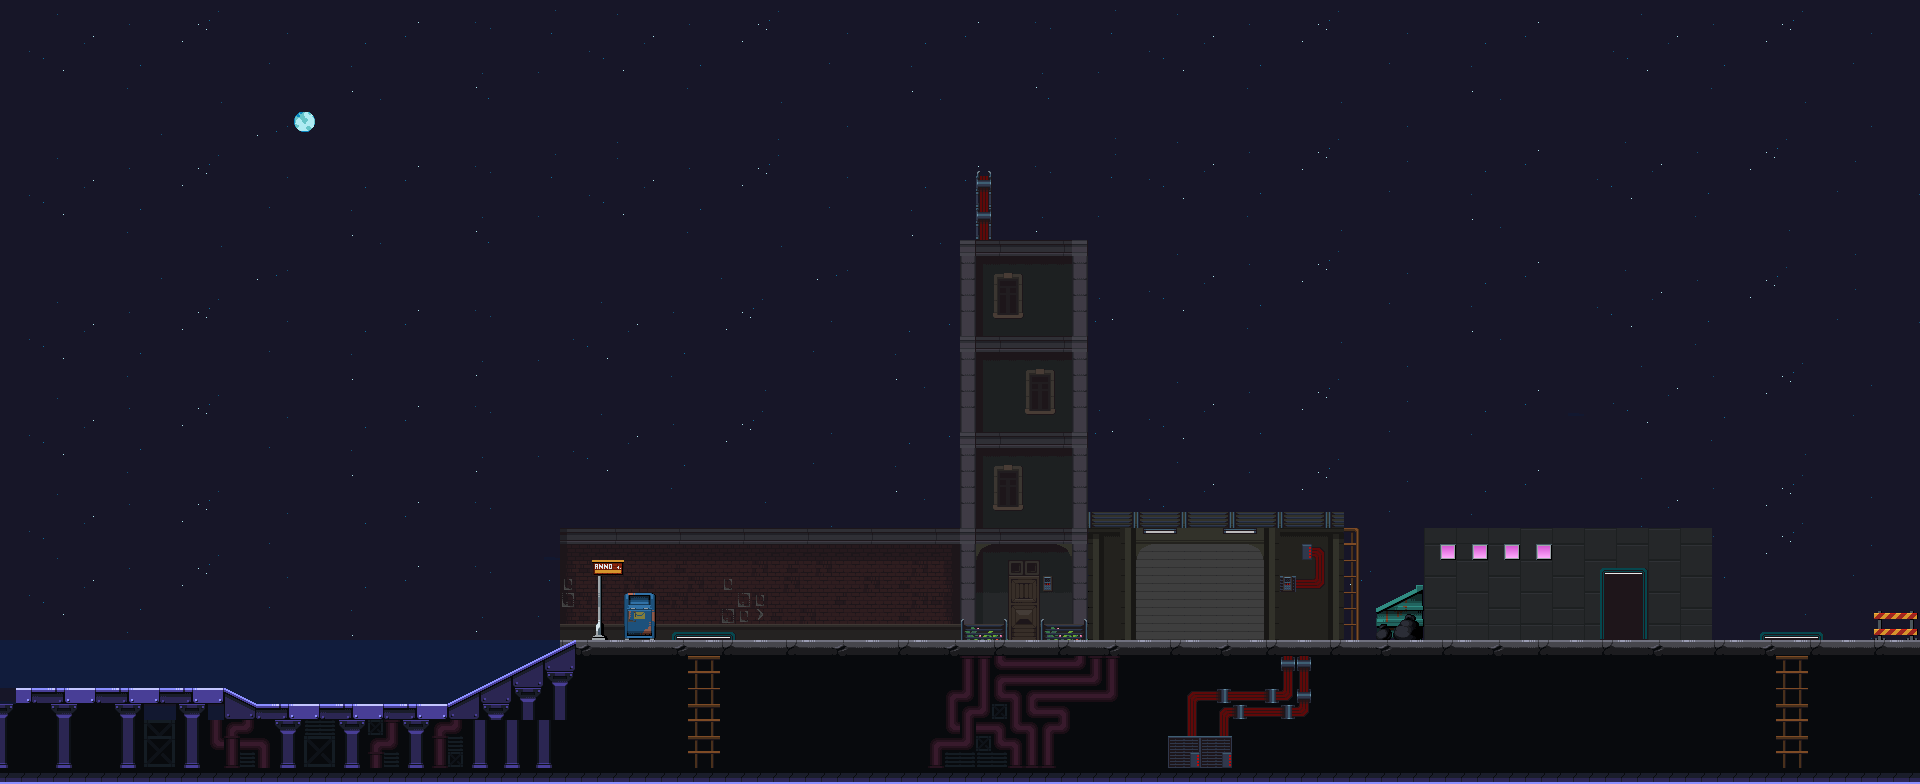

The image is a tile-based game level rendered from a .tmx file. Its description and source (layers, tilesets, objects; grid data summarised) follow:
An orthogonal 120x49 tile map with 16x16 px tiles, 29 tile layers (Sky, Clouds, Water, Sewer, ...), 6 tilesets and 8 objects.

<map version="1.10" tiledversion="1.11.2" orientation="orthogonal" renderorder="right-down" width="120" height="49" tilewidth="16" tileheight="16" infinite="0" nextlayerid="48" nextobjectid="19">
 <tileset firstgid="1" name="Buildings" tilewidth="16" tileheight="16" tilecount="375" columns="25">
  <image source="sprites/Buildings.png" width="400" height="240" />
 </tileset>
 <tileset firstgid="376" name="Props-01" tilewidth="16" tileheight="16" tilecount="112" columns="8">
  <image source="sprites/Props-01.png" width="128" height="224" />
 </tileset>
 <tileset firstgid="488" name="Tiles" tilewidth="16" tileheight="16" tilecount="54" columns="6">
  <image source="sprites/Tiles.png" width="96" height="144" />
 </tileset>
 <tileset firstgid="542" name="Night sky" tilewidth="16" tileheight="16" tilecount="720" columns="36">
  <image source="sprites/Sky.png" width="576" height="324" />
 </tileset>
 <tileset firstgid="1262" name="Moon" tilewidth="16" tileheight="16" tilecount="720" columns="36">
  <image source="sprites/Moon.png" width="576" height="324" />
 </tileset>
 <tileset firstgid="1982" name="Flowers" tilewidth="16" tileheight="16" tilecount="3" columns="3">
  <image source="sprites/Flower Bush.png" width="54" height="29" />
 </tileset>
 <group id="23" name="Background sky">
  <layer id="9" name="Sky" width="120" height="49">
   <data>[5880 cells, 5094 non-empty, 396 distinct tile ids]</data>
  </layer>
  <layer id="10" name="Clouds" width="120" height="49">
   <data>[5880 cells, 4 non-empty, 4 distinct tile ids]</data>
  </layer>
 </group>
 <layer id="27" name="Water" width="120" height="49">
  <data>[5880 cells, 124 non-empty, 4 distinct tile ids]</data>
 </layer>
 <group id="24" name="Sewer">
  <layer id="1" name="Sewer" width="120" height="49">
   <data>[5880 cells, 677 non-empty, 8 distinct tile ids]</data>
  </layer>
  <layer id="39" name="Sewer ground - Platform" width="120" height="49">
   <data>[5880 cells, 120 non-empty, 1 distinct tile ids]</data>
  </layer>
  <layer id="4" name="Sewer overlay 1" width="120" height="49">
   <data>[5880 cells, 97 non-empty, 17 distinct tile ids]</data>
  </layer>
  <layer id="16" name="Power Supply - Interactive" width="120" height="49">
   <data>[5880 cells, 29 non-empty, 11 distinct tile ids]</data>
  </layer>
  <layer id="43" name="Power Supply - Working" width="120" height="49">
   <data>[5880 cells, 2 non-empty, 1 distinct tile ids]</data>
  </layer>
  <layer id="44" name="Power Supply - Broken" width="120" height="49">
   <data>[5880 cells, 2 non-empty, 1 distinct tile ids]</data>
  </layer>
  <layer id="38" name="Concrete ground - Platform" width="120" height="49">
   <data>[5880 cells, 85 non-empty, 4 distinct tile ids]</data>
  </layer>
  <layer id="36" name="Ladder left - Interactive" width="120" height="49">
   <data>[5880 cells, 14 non-empty, 4 distinct tile ids]</data>
  </layer>
  <layer id="42" name="River ground - Platform" width="120" height="49" offsetx="16" offsety="0">
   <data>[5880 cells, 57 non-empty, 16 distinct tile ids]</data>
  </layer>
  <layer id="37" name="Ladder right - Interactive" width="120" height="49">
   <data>[5880 cells, 14 non-empty, 4 distinct tile ids]</data>
  </layer>
 </group>
 <group id="26" name="Building">
  <layer id="2" name="Building" width="120" height="49">
   <data>[5880 cells, 505 non-empty, 37 distinct tile ids]</data>
  </layer>
  <layer id="7" name="Building overlay 1" width="120" height="49">
   <data>[5880 cells, 17 non-empty, 11 distinct tile ids]</data>
  </layer>
  <layer id="5" name="Building overlay 2" width="120" height="49">
   <data>[5880 cells, 73 non-empty, 52 distinct tile ids]</data>
  </layer>
  <layer id="6" name="Building overlay 3" width="120" height="49">
   <data>[5880 cells, 7 non-empty, 3 distinct tile ids]</data>
  </layer>
 </group>
 <group id="28" name="Garage">
  <layer id="29" name="Garage background" width="120" height="49">
   <data>[5880 cells, 60 non-empty, 1 distinct tile ids]</data>
  </layer>
  <layer id="47" name="Objective" width="120" height="49">
   <data>[5880 cells, 0 non-empty, 0 distinct tile ids]</data>
  </layer>
  <layer id="30" name="Ladder - Interactive" width="120" height="49">
   <data>[5880 cells, 7 non-empty, 2 distinct tile ids]</data>
  </layer>
  <layer id="31" name="Garage" width="120" height="49">
   <data>[5880 cells, 88 non-empty, 12 distinct tile ids]</data>
  </layer>
  <layer id="32" name="Garage door - Animated" width="120" height="49">
   <data>[5880 cells, 56 non-empty, 1 distinct tile ids]</data>
  </layer>
  <layer id="33" name="Garage door overlay 1" width="120" height="49">
   <data>[5880 cells, 17 non-empty, 4 distinct tile ids]</data>
  </layer>
  <layer id="34" name="Garage door overlay 2" width="120" height="49">
   <data>[5880 cells, 29 non-empty, 10 distinct tile ids]</data>
  </layer>
  <layer id="35" name="Garage door overlay 3" width="120" height="49">
   <data>[5880 cells, 7 non-empty, 4 distinct tile ids]</data>
  </layer>
 </group>
 <layer id="14" name="Sewer door left - Interactive" width="120" height="49">
  <data>[5880 cells, 4 non-empty, 3 distinct tile ids]</data>
 </layer>
 <layer id="40" name="Sewer door right - Interactive" width="120" height="49">
  <data>[5880 cells, 4 non-empty, 3 distinct tile ids]</data>
 </layer>
 <objectgroup id="18" name="Exit Door">
  <object id="9" gid="107" x="1904" y="768" width="16" height="48" />
  <object id="10" gid="132" x="1904" y="720" width="16" height="48" />
  <object id="12" gid="334" x="1904" y="752" width="16" height="16" />
  <object id="13" gid="334" x="1904" y="768" width="16" height="16" />
  <object id="14" gid="334" x="1904" y="768" width="16" height="16" />
  <object id="15" gid="334" x="1904" y="752" width="16" height="16" />
  <object id="17" gid="334" x="1904" y="768" width="16" height="16" />
  <object id="18" gid="334" x="1904" y="752" width="16" height="16" />
 </objectgroup>
 <layer id="12" name="Trash - Consumable" width="120" height="49">
  <data>[5880 cells, 5 non-empty, 5 distinct tile ids]</data>
 </layer>
 <layer id="41" name="Barricade" width="120" height="49">
  <data>[5880 cells, 6 non-empty, 6 distinct tile ids]</data>
 </layer>
</map>
